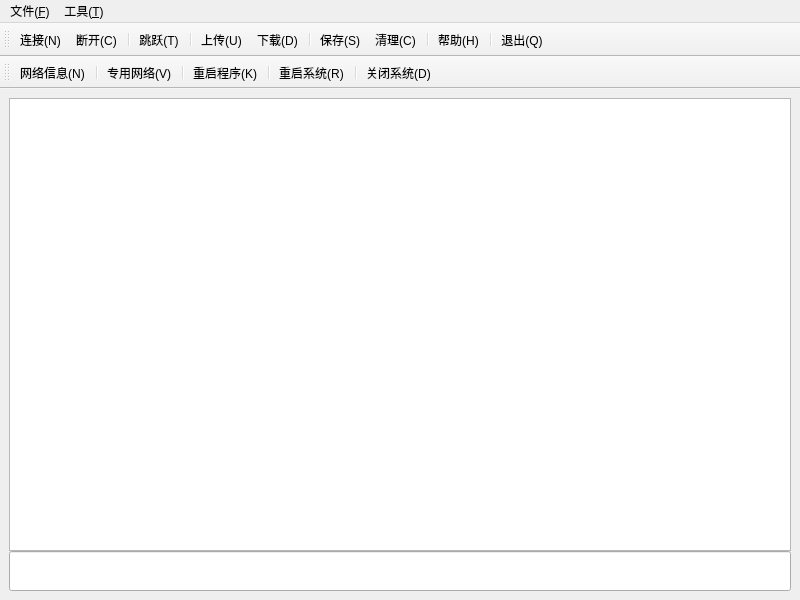
<?xml version="1.0" encoding="UTF-8"?>
<ui version="4.0">
 <class>Examples</class>
 <widget class="QMainWindow" name="Examples">
  <property name="geometry">
   <rect>
    <x>0</x>
    <y>0</y>
    <width>800</width>
    <height>600</height>
   </rect>
  </property>
  <property name="minimumSize">
   <size>
    <width>0</width>
    <height>0</height>
   </size>
  </property>
  <property name="maximumSize">
   <size>
    <width>16777215</width>
    <height>16777215</height>
   </size>
  </property>
  <property name="windowTitle">
   <string/>
  </property>
  <widget class="QWidget" name="centralwidget">
   <layout class="QHBoxLayout" name="horizontalLayout_2">
    <item>
     <layout class="QVBoxLayout" name="verticalLayout">
      <property name="spacing">
       <number>0</number>
      </property>
      <item>
       <widget class="QTextBrowser" name="display"/>
      </item>
      <item>
       <widget class="QLineEdit" name="command">
        <property name="minimumSize">
         <size>
          <width>0</width>
          <height>40</height>
         </size>
        </property>
       </widget>
      </item>
     </layout>
    </item>
   </layout>
  </widget>
  <widget class="QToolBar" name="toolBar_main">
   <property name="windowTitle">
    <string>toolBar</string>
   </property>
   <attribute name="toolBarArea">
    <enum>TopToolBarArea</enum>
   </attribute>
   <attribute name="toolBarBreak">
    <bool>false</bool>
   </attribute>
   <addaction name="connect"/>
   <addaction name="disconn"/>
   <addaction name="separator"/>
   <addaction name="member"/>
   <addaction name="separator"/>
   <addaction name="upload"/>
   <addaction name="download"/>
   <addaction name="separator"/>
   <addaction name="save"/>
   <addaction name="clear"/>
   <addaction name="separator"/>
   <addaction name="help"/>
   <addaction name="separator"/>
   <addaction name="quit"/>
  </widget>
  <widget class="QMenuBar" name="menuBar_main">
   <property name="geometry">
    <rect>
     <x>0</x>
     <y>0</y>
     <width>800</width>
     <height>22</height>
    </rect>
   </property>
   <widget class="QMenu" name="menu_main">
    <property name="title">
     <string>文件(&amp;F)</string>
    </property>
    <addaction name="connect"/>
    <addaction name="disconn"/>
    <addaction name="separator"/>
    <addaction name="member"/>
    <addaction name="separator"/>
    <addaction name="save"/>
    <addaction name="separator"/>
    <addaction name="upload"/>
    <addaction name="download"/>
    <addaction name="separator"/>
    <addaction name="clear"/>
    <addaction name="separator"/>
    <addaction name="help"/>
    <addaction name="separator"/>
    <addaction name="quit"/>
   </widget>
   <widget class="QMenu" name="menu_tool">
    <property name="title">
     <string>工具(&amp;T)</string>
    </property>
    <addaction name="reboot"/>
    <addaction name="killall"/>
    <addaction name="shutdown"/>
    <addaction name="network"/>
    <addaction name="openvpn"/>
   </widget>
   <addaction name="menu_main"/>
   <addaction name="menu_tool"/>
  </widget>
  <widget class="QToolBar" name="toolBar_tool">
   <property name="windowTitle">
    <string>toolBar</string>
   </property>
   <attribute name="toolBarArea">
    <enum>TopToolBarArea</enum>
   </attribute>
   <attribute name="toolBarBreak">
    <bool>true</bool>
   </attribute>
   <addaction name="network"/>
   <addaction name="separator"/>
   <addaction name="openvpn"/>
   <addaction name="separator"/>
   <addaction name="killall"/>
   <addaction name="separator"/>
   <addaction name="reboot"/>
   <addaction name="separator"/>
   <addaction name="shutdown"/>
  </widget>
  <action name="connect">
   <property name="icon">
    <iconset resource="examples.qrc">
     <normaloff>:/conn.png</normaloff>:/conn.png</iconset>
   </property>
   <property name="text">
    <string>连接(&amp;N)</string>
   </property>
   <property name="iconText">
    <string>连接(N)</string>
   </property>
   <property name="shortcutContext">
    <enum>Qt::WidgetWithChildrenShortcut</enum>
   </property>
  </action>
  <action name="disconn">
   <property name="icon">
    <iconset resource="examples.qrc">
     <normaloff>:/disc.png</normaloff>:/disc.png</iconset>
   </property>
   <property name="text">
    <string>断开(&amp;C)</string>
   </property>
  </action>
  <action name="save">
   <property name="icon">
    <iconset resource="examples.qrc">
     <normaloff>:/save.png</normaloff>:/save.png</iconset>
   </property>
   <property name="text">
    <string>保存(&amp;S)</string>
   </property>
  </action>
  <action name="upload">
   <property name="icon">
    <iconset resource="examples.qrc">
     <normaloff>:/up.png</normaloff>:/up.png</iconset>
   </property>
   <property name="text">
    <string>上传(&amp;U)</string>
   </property>
  </action>
  <action name="download">
   <property name="icon">
    <iconset resource="examples.qrc">
     <normaloff>:/down.png</normaloff>:/down.png</iconset>
   </property>
   <property name="text">
    <string>下载(&amp;D)</string>
   </property>
  </action>
  <action name="help">
   <property name="icon">
    <iconset resource="examples.qrc">
     <normaloff>:/help.png</normaloff>:/help.png</iconset>
   </property>
   <property name="text">
    <string>帮助(&amp;H)</string>
   </property>
  </action>
  <action name="quit">
   <property name="icon">
    <iconset resource="examples.qrc">
     <normaloff>:/exit.png</normaloff>:/exit.png</iconset>
   </property>
   <property name="text">
    <string>退出(&amp;Q)</string>
   </property>
  </action>
  <action name="clear">
   <property name="icon">
    <iconset resource="examples.qrc">
     <normaloff>:/clear.png</normaloff>:/clear.png</iconset>
   </property>
   <property name="text">
    <string>清理(&amp;C)</string>
   </property>
  </action>
  <action name="reboot">
   <property name="text">
    <string>重启系统(&amp;R)</string>
   </property>
  </action>
  <action name="killall">
   <property name="text">
    <string>重启程序(&amp;K)</string>
   </property>
  </action>
  <action name="shutdown">
   <property name="text">
    <string>关闭系统(&amp;D)</string>
   </property>
  </action>
  <action name="network">
   <property name="text">
    <string>网络信息(&amp;N)</string>
   </property>
  </action>
  <action name="openvpn">
   <property name="text">
    <string>专用网络(&amp;V)</string>
   </property>
  </action>
  <action name="member">
   <property name="icon">
    <iconset resource="examples.qrc">
     <normaloff>:/mm.png</normaloff>:/mm.png</iconset>
   </property>
   <property name="text">
    <string>跳跃(&amp;T)</string>
   </property>
  </action>
 </widget>
 <resources>
  <include location="examples.qrc"/>
 </resources>
 <connections/>
</ui>
